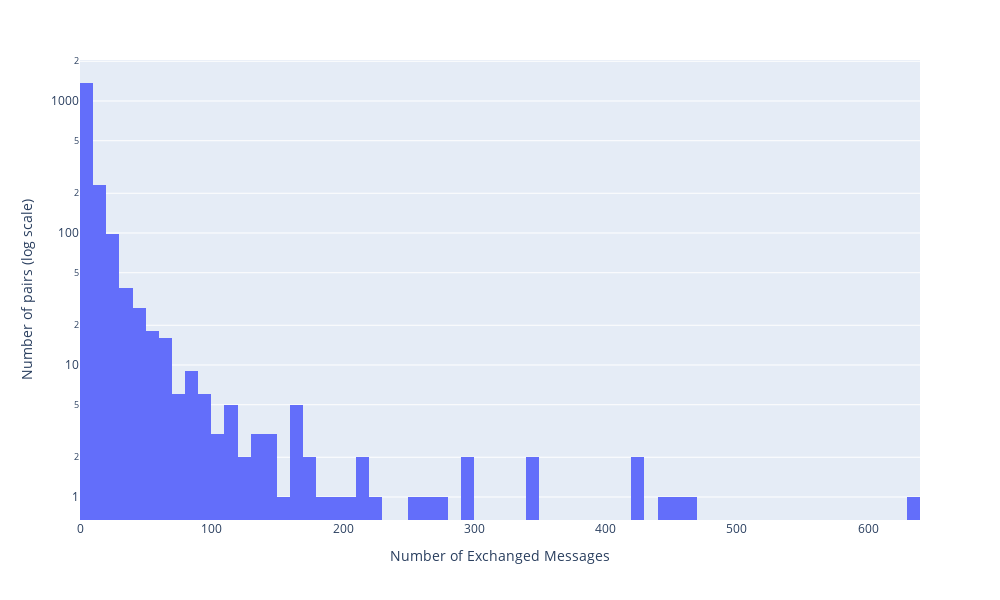

Notebook cell for this chart:
### Code cell
# Plot (log-trans)
fig = px.histogram(exchanged_messages,
                   x="NumMes",
                   nbins=100)
fig.update_layout(
    width=1000,
    height = 600,
    xaxis_title="Number of Exchanged Messages", yaxis_title="Number of pairs (log scale)",
    yaxis=dict(type='log')
)
fig.show()
fig.write_image('../output/plots/exchangedMessages_log.jpg', width=1000, height=600)

### Figure 1 — Plotly figure (JSON) as saved in the notebook; plotly's stock layout.template omitted (floating-point values rounded to 4 significant figures; data arrays with more than 128 entries replaced by an {"elided": "..."} marker saying what was removed)
{"data": [{"alignmentgroup": "True", "bingroup": "x", "hovertemplate": "NumMes=%{x}<br>count=%{y}<extra></extra>", "legendgroup": "", "marker": {"color": "#636efa", "pattern": {"shape": ""}}, "name": "", "nbinsx": 100, "offsetgroup": "", "orientation": "v", "showlegend": false, "x": {"elided": "1860 float values"}, "xaxis": "x", "yaxis": "y", "type": "histogram"}], "layout": {"xaxis": {"anchor": "y", "domain": [0.0, 1.0], "title": {"text": "Number of Exchanged Messages"}}, "yaxis": {"anchor": "x", "domain": [0.0, 1.0], "title": {"text": "Number of pairs (log scale)"}, "type": "log"}, "legend": {"tracegroupgap": 0}, "margin": {"t": 60}, "barmode": "relative", "width": 1000, "height": 600}}
